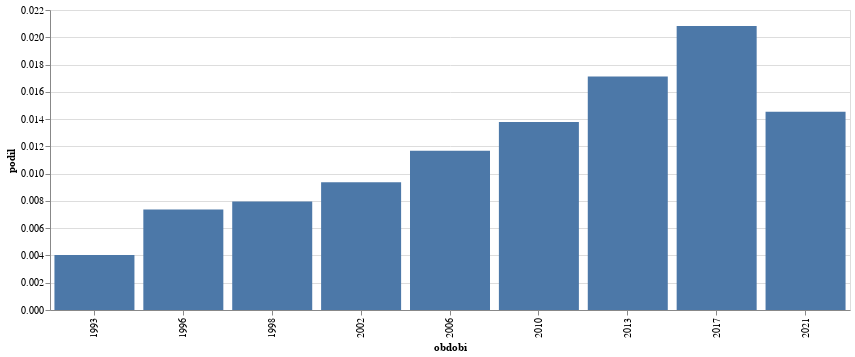

Write notebook code for a chart like this one.
### Code cell
graf_vyvoje("hluk",epocha="obdobi")

### Figure 1 — Vega-Lite specification as saved in the notebook (floating-point values rounded to 4 significant figures)
{"config": {"view": {"continuousWidth": 300, "continuousHeight": 300}}, "data": {"name": "data-dd44877d6a68993d11cd18319f2afe7a"}, "mark": {"type": "bar"}, "encoding": {"x": {"field": "obdobi", "type": "nominal"}, "y": {"field": "podil", "type": "quantitative"}}, "width": 800, "$schema": "https://vega.github.io/schema/vega-lite/v5.8.0.json", "datasets": {"data-dd44877d6a68993d11cd18319f2afe7a": [{"id": 121, "obdobi": 1993, "id_right": 29982, "podil": 0.004036}, {"id": 227, "obdobi": 1996, "id_right": 30803, "podil": 0.007369}, {"id": 642, "obdobi": 1998, "id_right": 80691, "podil": 0.007956}, {"id": 770, "obdobi": 2002, "id_right": 82166, "podil": 0.009371}, {"id": 671, "obdobi": 2006, "id_right": 57418, "podil": 0.01169}, {"id": 640, "obdobi": 2010, "id_right": 46416, "podil": 0.01379}, {"id": 1436, "obdobi": 2013, "id_right": 83854, "podil": 0.01713}, {"id": 1894, "obdobi": 2017, "id_right": 90923, "podil": 0.02083}, {"id": 1206, "obdobi": 2021, "id_right": 82903, "podil": 0.01455}]}}
